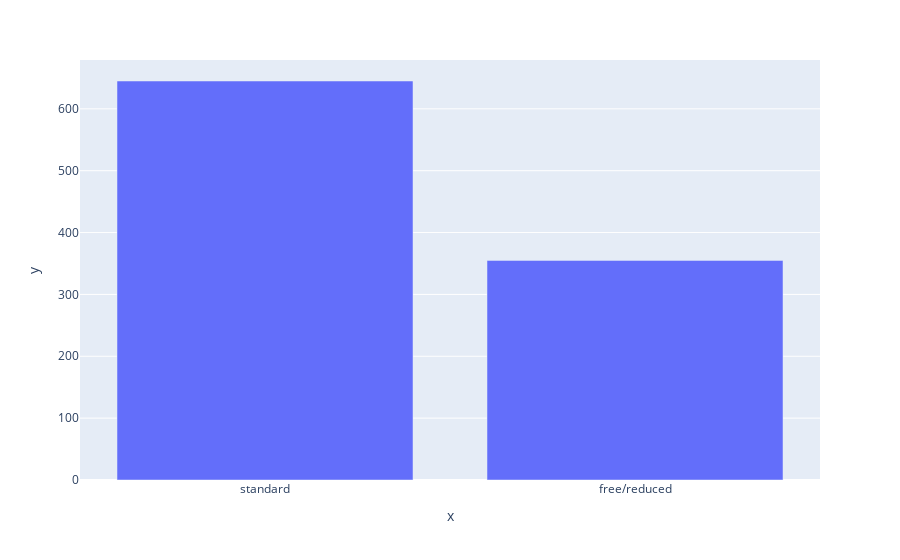

The notebook cell this image was saved under:
### Markdown cell above
### number of standard and free lunch students

### Code cell
px.bar(x=df['lunch'].value_counts().index,y=df['lunch'].value_counts().values)

### Figure 1 — Plotly figure (JSON) as saved in the notebook; plotly's stock layout.template omitted (floating-point values rounded to 4 significant figures)
{"data": [{"hovertemplate": "x=%{x}<br>y=%{y}<extra></extra>", "legendgroup": "", "marker": {"color": "#636efa", "pattern": {"shape": ""}}, "name": "", "orientation": "v", "showlegend": false, "textposition": "auto", "type": "bar", "x": ["standard", "free/reduced"], "xaxis": "x", "y": [645, 355], "yaxis": "y"}], "layout": {"barmode": "relative", "legend": {"tracegroupgap": 0}, "margin": {"t": 60}, "xaxis": {"anchor": "y", "domain": [0, 1], "title": {"text": "x"}}, "yaxis": {"anchor": "x", "domain": [0, 1], "title": {"text": "y"}}}}
